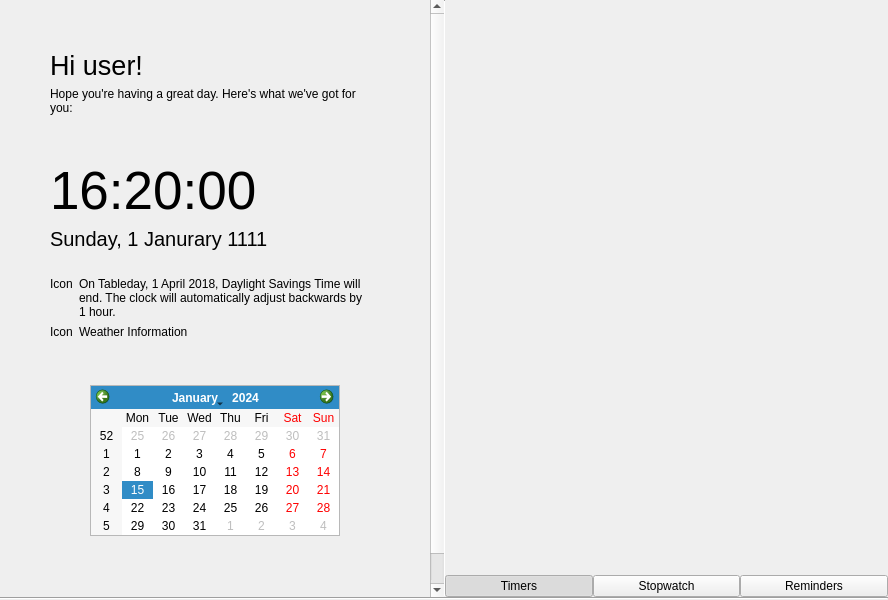
<?xml version="1.0" encoding="UTF-8"?>
<ui version="4.0">
 <class>Overview</class>
 <widget class="QWidget" name="Overview">
  <property name="geometry">
   <rect>
    <x>0</x>
    <y>0</y>
    <width>888</width>
    <height>600</height>
   </rect>
  </property>
  <property name="windowTitle">
   <string notr="true">Form</string>
  </property>
  <layout class="QVBoxLayout" name="verticalLayout_3">
   <property name="spacing">
    <number>0</number>
   </property>
   <property name="leftMargin">
    <number>0</number>
   </property>
   <property name="topMargin">
    <number>0</number>
   </property>
   <property name="rightMargin">
    <number>0</number>
   </property>
   <property name="bottomMargin">
    <number>0</number>
   </property>
   <item>
    <layout class="QHBoxLayout" name="horizontalLayout_3">
     <property name="spacing">
      <number>0</number>
     </property>
     <item>
      <widget class="QScrollArea" name="overviewLeftPaneScrollArea">
       <property name="frameShape">
        <enum>QFrame::NoFrame</enum>
       </property>
       <property name="widgetResizable">
        <bool>true</bool>
       </property>
       <widget class="QWidget" name="overviewLeftPane">
        <property name="geometry">
         <rect>
          <x>0</x>
          <y>0</y>
          <width>470</width>
          <height>691</height>
         </rect>
        </property>
        <layout class="QVBoxLayout" name="verticalLayout">
         <property name="leftMargin">
          <number>0</number>
         </property>
         <property name="topMargin">
          <number>0</number>
         </property>
         <property name="rightMargin">
          <number>0</number>
         </property>
         <property name="bottomMargin">
          <number>0</number>
         </property>
         <item>
          <layout class="QVBoxLayout" name="verticalLayout_7">
           <property name="leftMargin">
            <number>50</number>
           </property>
           <property name="topMargin">
            <number>50</number>
           </property>
           <property name="rightMargin">
            <number>50</number>
           </property>
           <property name="bottomMargin">
            <number>50</number>
           </property>
           <item>
            <widget class="QLabel" name="greetingLabel">
             <property name="font">
              <font>
               <pointsize>20</pointsize>
              </font>
             </property>
             <property name="text">
              <string notr="true">Hi user!</string>
             </property>
            </widget>
           </item>
           <item>
            <widget class="QLabel" name="label">
             <property name="text">
              <string notr="true">Hope you're having a great day. Here's what we've got for you:</string>
             </property>
             <property name="wordWrap">
              <bool>true</bool>
             </property>
            </widget>
           </item>
           <item>
            <spacer name="verticalSpacer_2">
             <property name="orientation">
              <enum>Qt::Vertical</enum>
             </property>
             <property name="sizeType">
              <enum>QSizePolicy::Fixed</enum>
             </property>
             <property name="sizeHint" stdset="0">
              <size>
               <width>20</width>
               <height>40</height>
              </size>
             </property>
            </spacer>
           </item>
           <item>
            <widget class="QLabel" name="time">
             <property name="font">
              <font>
               <pointsize>40</pointsize>
              </font>
             </property>
             <property name="text">
              <string notr="true">16:20:00</string>
             </property>
            </widget>
           </item>
           <item>
            <widget class="QLabel" name="date">
             <property name="font">
              <font>
               <pointsize>15</pointsize>
              </font>
             </property>
             <property name="text">
              <string notr="true">Sunday, 1 Janurary 1111</string>
             </property>
            </widget>
           </item>
           <item>
            <widget class="QWidget" name="widget" native="true">
             <layout class="QVBoxLayout" name="verticalLayout_6">
              <property name="leftMargin">
               <number>0</number>
              </property>
              <property name="topMargin">
               <number>20</number>
              </property>
              <property name="rightMargin">
               <number>0</number>
              </property>
              <property name="bottomMargin">
               <number>0</number>
              </property>
              <item>
               <widget class="QFrame" name="dstPanel">
                <property name="frameShape">
                 <enum>QFrame::NoFrame</enum>
                </property>
                <property name="frameShadow">
                 <enum>QFrame::Raised</enum>
                </property>
                <layout class="QHBoxLayout" name="horizontalLayout_4">
                 <property name="leftMargin">
                  <number>0</number>
                 </property>
                 <property name="topMargin">
                  <number>0</number>
                 </property>
                 <property name="rightMargin">
                  <number>9</number>
                 </property>
                 <property name="bottomMargin">
                  <number>0</number>
                 </property>
                 <item>
                  <widget class="QLabel" name="dstIcon">
                   <property name="text">
                    <string notr="true">Icon</string>
                   </property>
                   <property name="alignment">
                    <set>Qt::AlignLeading|Qt::AlignLeft|Qt::AlignTop</set>
                   </property>
                  </widget>
                 </item>
                 <item>
                  <widget class="QLabel" name="dstLabel">
                   <property name="sizePolicy">
                    <sizepolicy hsizetype="Expanding" vsizetype="Preferred">
                     <horstretch>0</horstretch>
                     <verstretch>0</verstretch>
                    </sizepolicy>
                   </property>
                   <property name="text">
                    <string notr="true">On Tableday, 1 April 2018, Daylight Savings Time will end. The clock will automatically adjust backwards by 1 hour.</string>
                   </property>
                   <property name="wordWrap">
                    <bool>true</bool>
                   </property>
                  </widget>
                 </item>
                </layout>
               </widget>
              </item>
              <item>
               <widget class="QWidget" name="weatherPanel" native="true">
                <layout class="QHBoxLayout" name="horizontalLayout_5">
                 <property name="leftMargin">
                  <number>0</number>
                 </property>
                 <property name="topMargin">
                  <number>0</number>
                 </property>
                 <property name="rightMargin">
                  <number>0</number>
                 </property>
                 <property name="bottomMargin">
                  <number>0</number>
                 </property>
                 <item>
                  <widget class="QLabel" name="weatherIcon">
                   <property name="text">
                    <string notr="true">Icon</string>
                   </property>
                   <property name="alignment">
                    <set>Qt::AlignLeading|Qt::AlignLeft|Qt::AlignTop</set>
                   </property>
                  </widget>
                 </item>
                 <item>
                  <widget class="QLabel" name="weatherInfo">
                   <property name="sizePolicy">
                    <sizepolicy hsizetype="Expanding" vsizetype="Preferred">
                     <horstretch>0</horstretch>
                     <verstretch>0</verstretch>
                    </sizepolicy>
                   </property>
                   <property name="text">
                    <string notr="true">Weather Information</string>
                   </property>
                   <property name="wordWrap">
                    <bool>true</bool>
                   </property>
                  </widget>
                 </item>
                </layout>
               </widget>
              </item>
             </layout>
            </widget>
           </item>
           <item>
            <spacer name="verticalSpacer_3">
             <property name="orientation">
              <enum>Qt::Vertical</enum>
             </property>
             <property name="sizeType">
              <enum>QSizePolicy::Fixed</enum>
             </property>
             <property name="sizeHint" stdset="0">
              <size>
               <width>20</width>
               <height>40</height>
              </size>
             </property>
            </spacer>
           </item>
           <item>
            <layout class="QHBoxLayout" name="horizontalLayout">
             <item>
              <spacer name="horizontalSpacer">
               <property name="orientation">
                <enum>Qt::Horizontal</enum>
               </property>
               <property name="sizeHint" stdset="0">
                <size>
                 <width>40</width>
                 <height>20</height>
                </size>
               </property>
              </spacer>
             </item>
             <item>
              <widget class="QFrame" name="frame">
               <property name="frameShape">
                <enum>QFrame::StyledPanel</enum>
               </property>
               <property name="frameShadow">
                <enum>QFrame::Raised</enum>
               </property>
               <layout class="QVBoxLayout" name="verticalLayout_5">
                <property name="leftMargin">
                 <number>0</number>
                </property>
                <property name="topMargin">
                 <number>0</number>
                </property>
                <property name="rightMargin">
                 <number>0</number>
                </property>
                <property name="bottomMargin">
                 <number>0</number>
                </property>
                <item>
                 <widget class="QCalendarWidget" name="calendarWidget">
                  <property name="autoFillBackground">
                   <bool>false</bool>
                  </property>
                 </widget>
                </item>
               </layout>
              </widget>
             </item>
             <item>
              <spacer name="horizontalSpacer_2">
               <property name="orientation">
                <enum>Qt::Horizontal</enum>
               </property>
               <property name="sizeHint" stdset="0">
                <size>
                 <width>40</width>
                 <height>20</height>
                </size>
               </property>
              </spacer>
             </item>
            </layout>
           </item>
          </layout>
         </item>
         <item>
          <spacer name="verticalSpacer">
           <property name="orientation">
            <enum>Qt::Vertical</enum>
           </property>
           <property name="sizeHint" stdset="0">
            <size>
             <width>20</width>
             <height>0</height>
            </size>
           </property>
          </spacer>
         </item>
         <item>
          <layout class="QHBoxLayout" name="horizontalLayout_6">
           <property name="leftMargin">
            <number>9</number>
           </property>
           <property name="topMargin">
            <number>9</number>
           </property>
           <property name="rightMargin">
            <number>9</number>
           </property>
           <property name="bottomMargin">
            <number>9</number>
           </property>
           <item>
            <spacer name="horizontalSpacer_3">
             <property name="orientation">
              <enum>Qt::Horizontal</enum>
             </property>
             <property name="sizeHint" stdset="0">
              <size>
               <width>40</width>
               <height>20</height>
              </size>
             </property>
            </spacer>
           </item>
           <item>
            <widget class="QLabel" name="yahooAttribLabel">
             <property name="text">
              <string/>
             </property>
            </widget>
           </item>
          </layout>
         </item>
        </layout>
       </widget>
      </widget>
     </item>
     <item>
      <widget class="Line" name="line">
       <property name="maximumSize">
        <size>
         <width>1</width>
         <height>16777215</height>
        </size>
       </property>
       <property name="orientation">
        <enum>Qt::Vertical</enum>
       </property>
      </widget>
     </item>
     <item>
      <layout class="QVBoxLayout" name="verticalLayout_2">
       <property name="spacing">
        <number>0</number>
       </property>
       <property name="topMargin">
        <number>0</number>
       </property>
       <item>
        <widget class="QStackedWidget" name="rightStack"/>
       </item>
       <item>
        <layout class="QHBoxLayout" name="horizontalLayout_2">
         <property name="spacing">
          <number>0</number>
         </property>
         <item>
          <widget class="QPushButton" name="timersButton">
           <property name="sizePolicy">
            <sizepolicy hsizetype="Preferred" vsizetype="Preferred">
             <horstretch>0</horstretch>
             <verstretch>0</verstretch>
            </sizepolicy>
           </property>
           <property name="text">
            <string>Timers</string>
           </property>
           <property name="icon">
            <iconset theme="chronometer">
             <normaloff>.</normaloff>.</iconset>
           </property>
           <property name="checkable">
            <bool>true</bool>
           </property>
           <property name="checked">
            <bool>true</bool>
           </property>
           <property name="autoExclusive">
            <bool>true</bool>
           </property>
          </widget>
         </item>
         <item>
          <widget class="QPushButton" name="stopwatchButton">
           <property name="sizePolicy">
            <sizepolicy hsizetype="Preferred" vsizetype="Preferred">
             <horstretch>0</horstretch>
             <verstretch>0</verstretch>
            </sizepolicy>
           </property>
           <property name="text">
            <string>Stopwatch</string>
           </property>
           <property name="icon">
            <iconset theme="chronometer">
             <normaloff>.</normaloff>.</iconset>
           </property>
           <property name="checkable">
            <bool>true</bool>
           </property>
           <property name="autoExclusive">
            <bool>true</bool>
           </property>
          </widget>
         </item>
         <item>
          <widget class="QPushButton" name="remindersButton">
           <property name="sizePolicy">
            <sizepolicy hsizetype="Preferred" vsizetype="Preferred">
             <horstretch>0</horstretch>
             <verstretch>0</verstretch>
            </sizepolicy>
           </property>
           <property name="text">
            <string>Reminders</string>
           </property>
           <property name="icon">
            <iconset theme="reminder">
             <normaloff>.</normaloff>.</iconset>
           </property>
           <property name="checkable">
            <bool>true</bool>
           </property>
           <property name="autoExclusive">
            <bool>true</bool>
           </property>
          </widget>
         </item>
        </layout>
       </item>
      </layout>
     </item>
    </layout>
   </item>
   <item>
    <widget class="Line" name="line_2">
     <property name="orientation">
      <enum>Qt::Horizontal</enum>
     </property>
    </widget>
   </item>
  </layout>
 </widget>
 <resources/>
 <connections/>
</ui>
